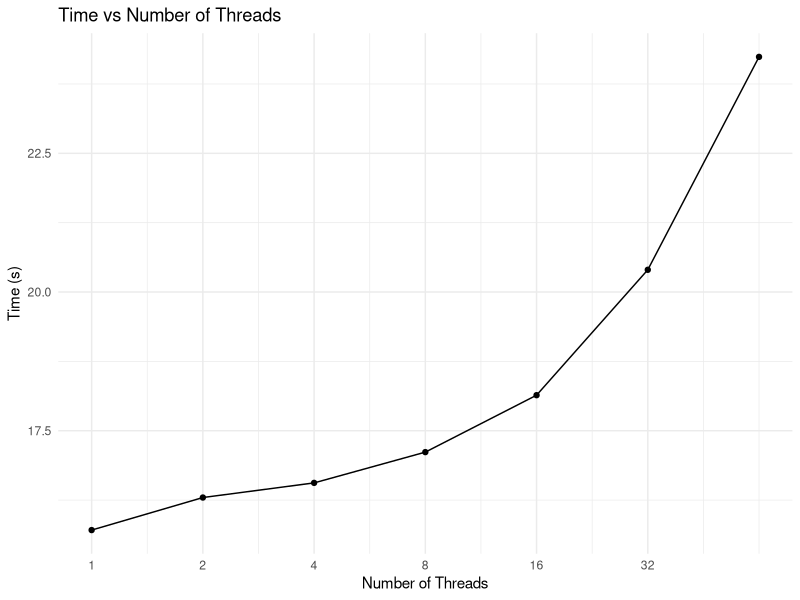
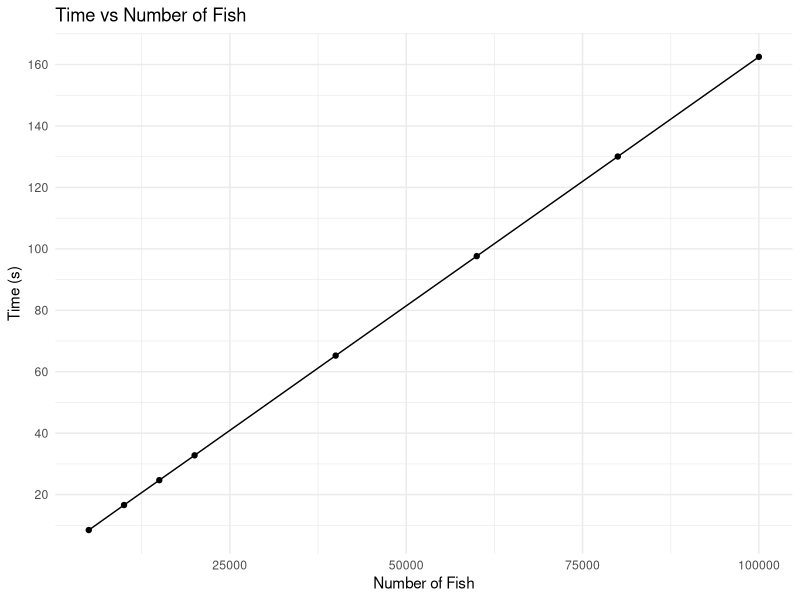
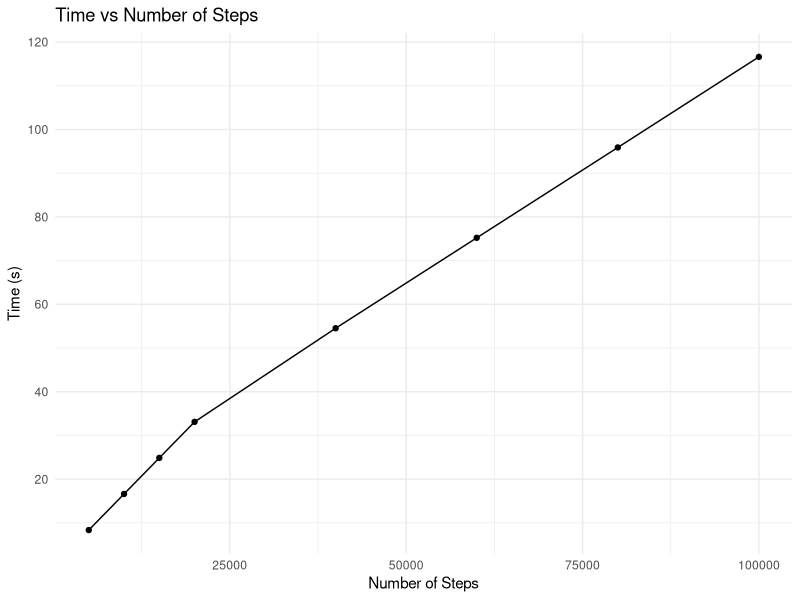
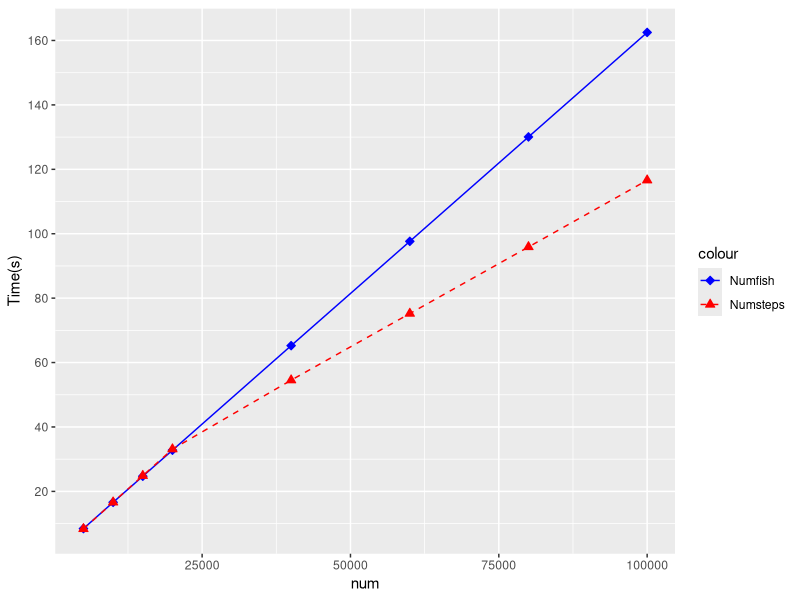
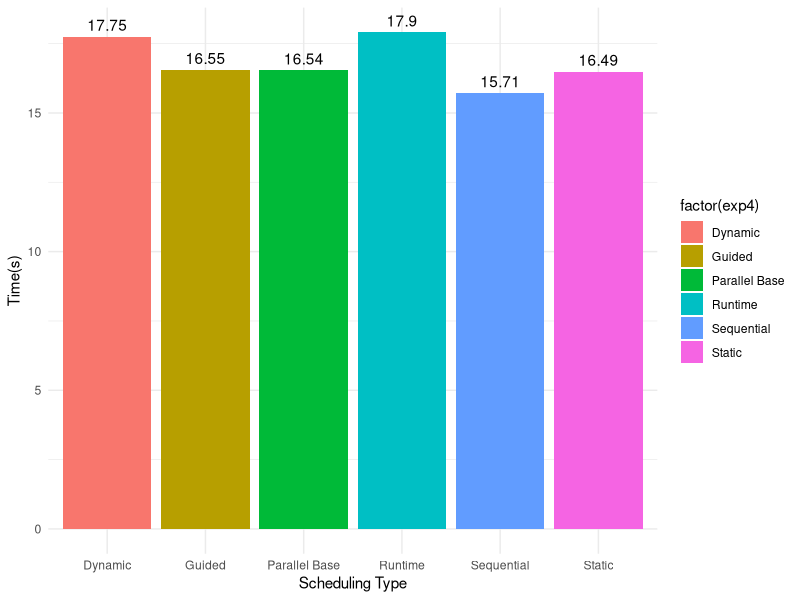
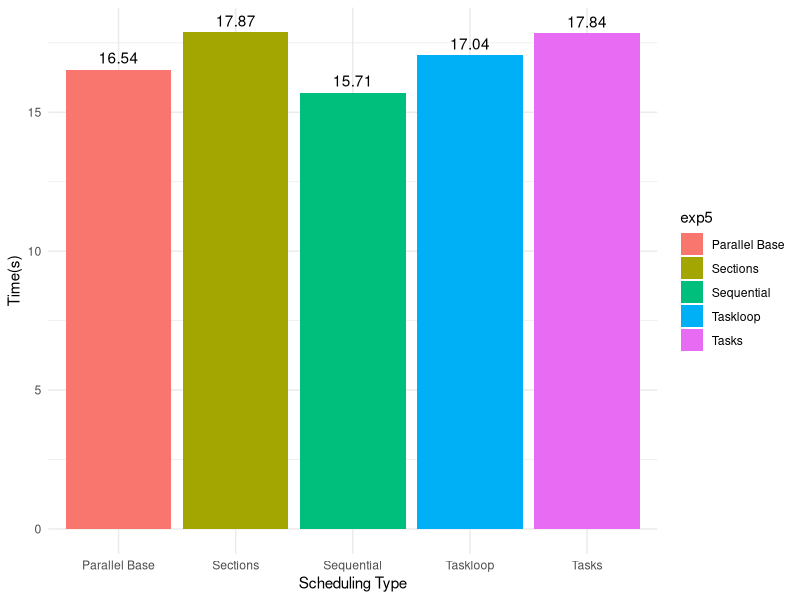

Write the R code that produced these figures, in order.
## ---- chunk 1
knitr::opts_chunk$set(echo = TRUE)

## ---- chunk 2
library(ggplot2)
library(dplyr)
library(readxl)
## ---- chunk 3
df <- read_excel("data.xlsx")
## ---- chunk 4
# Create the plot
ggplot(df, aes(x = exp1, y = exp1t)) +
  geom_point() +
  geom_line() +
  scale_x_log10(breaks = c(1, 2, 4, 8, 16, 32)) +
  labs(
    title = "Time vs Number of Threads",
    x = "Number of Threads",
    y = "Time (s)"
  ) +
  theme_minimal()
## ---- chunk 5

# Step 3: Create the plot
ggplot(df, aes(x = exp2, y = exp2t)) +
  geom_point() +
  geom_line() +
  labs(
    title = "Time vs Number of Fish",
    x = "Number of Fish",
    y = "Time (s)"
  ) +
  theme_minimal()+
  scale_y_continuous(breaks = seq(0, max(df$exp2t), by = 20)) 
## ---- chunk 6

# Step 3: Create the plot
ggplot(df, aes(x = exp3, y = exp3t)) +
  geom_point() +
  geom_line() +
  labs(
    title = "Time vs Number of Steps",
    x = "Number of Steps",
    y = "Time (s)"
  ) +
  theme_minimal()+
  scale_y_continuous(breaks = seq(0, max(df$exp2t), by = 20)) 
## ---- chunk 7
# Create a data frame
fishSteps <- data.frame(
  Num = c(5000, 10000, 15000, 20000, 25000, 5000, 10000, 15000, 20000, 25000),
  Time = c(6.331361, 12.699427, 19.057465, 25.373998, 31.694911, 6.312065, 12.508974, 18.71223, 24.924847, 31.135177),
  Category = c(rep("Num_Fish", 5), rep("Num_Steps", 5))
)

ggplot(df, aes(x = exp2)) +
  geom_point(aes(y = exp2t, color = "Exp2t"), shape=23, fill="blue", size=2) +
  geom_line(aes(y = exp2t, color = "Exp2t"), linetype = "solid") +
  geom_point(aes(y = exp3t, color = "Exp3t"), shape=24, fill="red", size=2) +
  geom_line(aes(y = exp3t, color = "Exp3t"), linetype = "dashed") +
  scale_color_manual(values = c("Exp2t" = "blue", "Exp3t" = "red"),
                     labels = c("Numfish", "Numsteps")) +
  labs(x = "num", y = "Time(s)") +
  scale_y_continuous(breaks = seq(0, max(df$exp2t), by = 20)) 
## ---- chunk 8
# Arrange the data in ascending order based on the exp4 column
df <- df %>%
  filter(!is.na(exp4)) %>%
  arrange(exp4)

# Create the plot
ggplot(data = df, aes(x = factor(exp4), y = exp4t, fill = factor(exp4))) +
  geom_bar(stat = "identity") +
  geom_text(aes(label = round(exp4t, 2)), vjust = -0.5) +  # Add text labels with rounded values
  labs(x = "Scheduling Type", y = "Time(s)") +
  scale_fill_discrete() +  # Use different colors for each bar
  theme_minimal()
## ---- chunk 9
ggplot(data=subset(df, !is.na(exp5)), aes(x = exp5, y = exp5t, fill = exp5)) +
  geom_bar(stat = "identity") +
  geom_text(aes(label = round(exp5t, 2)), vjust = -0.5) +  # Add text labels with rounded values
  labs(x = "Scheduling Type", y = "Time(s)") +
  scale_fill_discrete() +  # Use different colors for each bar
  theme_minimal()
